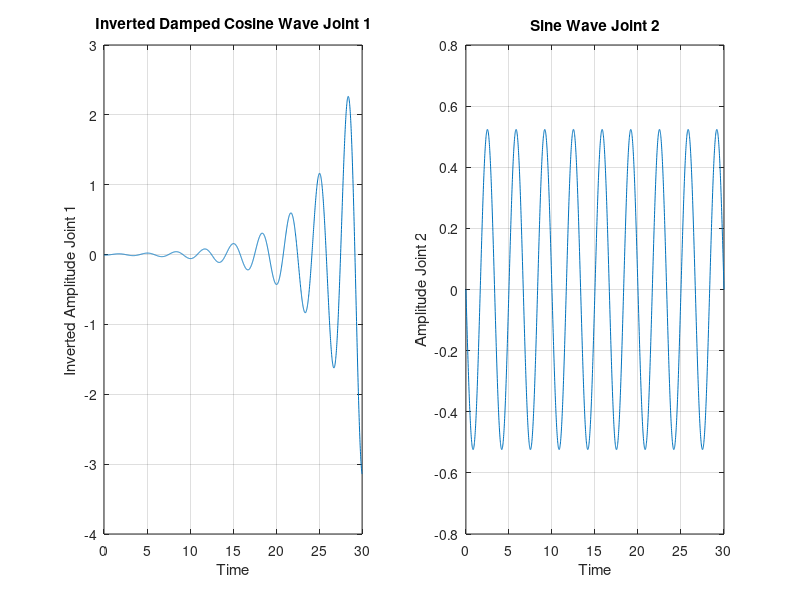

This chart was generated by the following MATLAB code:
% % Parameters
lambda1 = 0.2;            % Adjust decay
omega1 = 3*pi/5;         % Adjust number of oscillationsc
phi1 = pi;          

lambda2 = 5;            % Adjust decay
omega2 = 3*pi/5;         % Adjust number of oscillations
phi2 = pi;
% Time array
t = linspace(0, 30, 2000)';

% Function
y1 = pi * exp(-lambda1 * t) .* cos(omega1 * t + phi1);
y2 = pi/6* sin(omega2 * t + phi2);

% Invert y values
y1_inverted = flipud(y1);

% Create a matrix with time and inverted y values
data = [t, y1_inverted, y2];

% Write the matrix to a CSV file
csvwrite('inverted_damped_cosine_wave.csv', data);

% Plot
figure
subplot(1,2,1)
plot(t, y1_inverted)
xlabel('Time')
ylabel('Inverted Amplitude Joint 1')
title('Inverted Damped Cosine Wave Joint 1')
grid on;

% Plot
subplot(1,2,2)
plot(t, y2)
xlabel('Time')
ylabel('Amplitude Joint 2')
title('Sine Wave Joint 2')
grid on;

